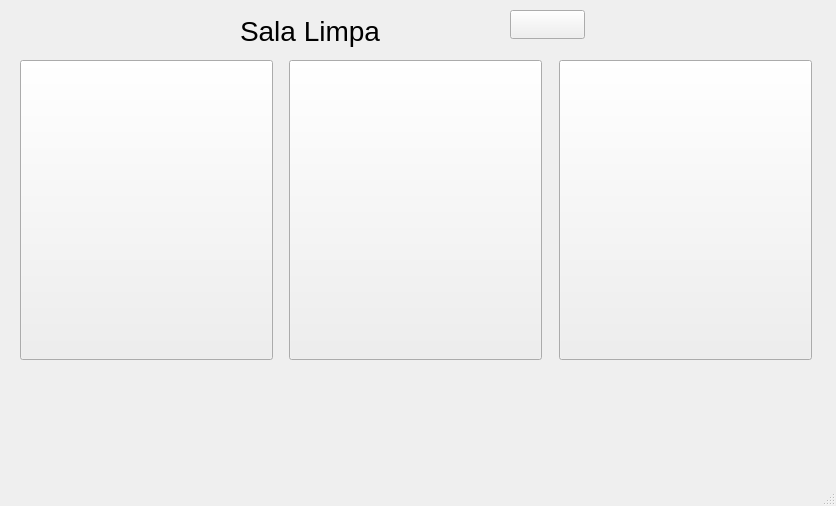
<?xml version="1.0" encoding="UTF-8"?>
<ui version="4.0">
 <class>MainWindow</class>
 <widget class="QMainWindow" name="MainWindow">
  <property name="geometry">
   <rect>
    <x>0</x>
    <y>0</y>
    <width>836</width>
    <height>506</height>
   </rect>
  </property>
  <property name="windowTitle">
   <string>MainWindow</string>
  </property>
  <widget class="QWidget" name="centralwidget">
   <widget class="OnOffButton" name="onOffButton_3">
    <property name="geometry">
     <rect>
      <x>20</x>
      <y>60</y>
      <width>253</width>
      <height>300</height>
     </rect>
    </property>
    <property name="toolTip">
     <string>OnOffButton Widget</string>
    </property>
    <property name="whatsThis">
     <string>SCADA OnOffButton</string>
    </property>
    <property name="TextTrue">
     <string/>
    </property>
    <property name="TextFalse">
     <string/>
    </property>
    <property name="PathImageTrue" stdset="0">
     <string>/home/scholl/Dropbox/Spyder/essa/images/opened-2.png</string>
    </property>
    <property name="PathImageFalse" stdset="0">
     <string>/home/scholl/Dropbox/Spyder/essa/images/closed-2.png</string>
    </property>
   </widget>
   <widget class="Display" name="display">
    <property name="geometry">
     <rect>
      <x>240</x>
      <y>10</y>
      <width>321</width>
      <height>41</height>
     </rect>
    </property>
    <property name="font">
     <font>
      <pointsize>21</pointsize>
      <weight>50</weight>
      <bold>false</bold>
     </font>
    </property>
    <property name="toolTip">
     <string>Display Widget</string>
    </property>
    <property name="whatsThis">
     <string>Display SCADA</string>
    </property>
    <property name="text">
     <string>Sala Limpa</string>
    </property>
   </widget>
   <widget class="Led" name="led_3">
    <property name="geometry">
     <rect>
      <x>101</x>
      <y>370</y>
      <width>91</width>
      <height>88</height>
     </rect>
    </property>
    <property name="toolTip">
     <string>Led Widget</string>
    </property>
    <property name="whatsThis">
     <string>Led SCADA</string>
    </property>
   </widget>
   <widget class="OnOffButton" name="onOffButton_4">
    <property name="geometry">
     <rect>
      <x>289</x>
      <y>60</y>
      <width>253</width>
      <height>300</height>
     </rect>
    </property>
    <property name="toolTip">
     <string>OnOffButton Widget</string>
    </property>
    <property name="whatsThis">
     <string>SCADA OnOffButton</string>
    </property>
    <property name="TextTrue">
     <string/>
    </property>
    <property name="TextFalse">
     <string/>
    </property>
    <property name="PathImageTrue" stdset="0">
     <string>/home/scholl/Dropbox/Spyder/essa/images/opened-2.png</string>
    </property>
    <property name="PathImageFalse" stdset="0">
     <string>/home/scholl/Dropbox/Spyder/essa/images/closed-2.png</string>
    </property>
   </widget>
   <widget class="Led" name="led_4">
    <property name="geometry">
     <rect>
      <x>370</x>
      <y>370</y>
      <width>91</width>
      <height>88</height>
     </rect>
    </property>
    <property name="toolTip">
     <string>Led Widget</string>
    </property>
    <property name="whatsThis">
     <string>Led SCADA</string>
    </property>
   </widget>
   <widget class="OnOffButton" name="onOffButton_5">
    <property name="geometry">
     <rect>
      <x>559</x>
      <y>60</y>
      <width>253</width>
      <height>300</height>
     </rect>
    </property>
    <property name="toolTip">
     <string>OnOffButton Widget</string>
    </property>
    <property name="whatsThis">
     <string>SCADA OnOffButton</string>
    </property>
    <property name="TextTrue">
     <string/>
    </property>
    <property name="TextFalse">
     <string/>
    </property>
    <property name="PathImageTrue" stdset="0">
     <string>/home/scholl/Dropbox/Spyder/essa/images/opened-2.png</string>
    </property>
    <property name="PathImageFalse" stdset="0">
     <string>/home/scholl/Dropbox/Spyder/essa/images/closed-2.png</string>
    </property>
   </widget>
   <widget class="Led" name="led_5">
    <property name="geometry">
     <rect>
      <x>640</x>
      <y>370</y>
      <width>91</width>
      <height>88</height>
     </rect>
    </property>
    <property name="toolTip">
     <string>Led Widget</string>
    </property>
    <property name="whatsThis">
     <string>Led SCADA</string>
    </property>
   </widget>
   <widget class="OnOffButton" name="onOffButton">
    <property name="geometry">
     <rect>
      <x>510</x>
      <y>10</y>
      <width>75</width>
      <height>29</height>
     </rect>
    </property>
    <property name="toolTip">
     <string>OnOffButton Widget</string>
    </property>
    <property name="whatsThis">
     <string>SCADA OnOffButton</string>
    </property>
   </widget>
  </widget>
  <widget class="QMenuBar" name="menubar">
   <property name="geometry">
    <rect>
     <x>0</x>
     <y>0</y>
     <width>836</width>
     <height>29</height>
    </rect>
   </property>
  </widget>
  <widget class="QStatusBar" name="statusbar"/>
 </widget>
 <customwidgets>
  <customwidget>
   <class>Display</class>
   <extends>QLabel</extends>
   <header>display</header>
  </customwidget>
  <customwidget>
   <class>Led</class>
   <extends>QWidget</extends>
   <header>led</header>
  </customwidget>
  <customwidget>
   <class>OnOffButton</class>
   <extends>QPushButton</extends>
   <header>onOfButton</header>
  </customwidget>
 </customwidgets>
 <resources/>
 <connections/>
</ui>
